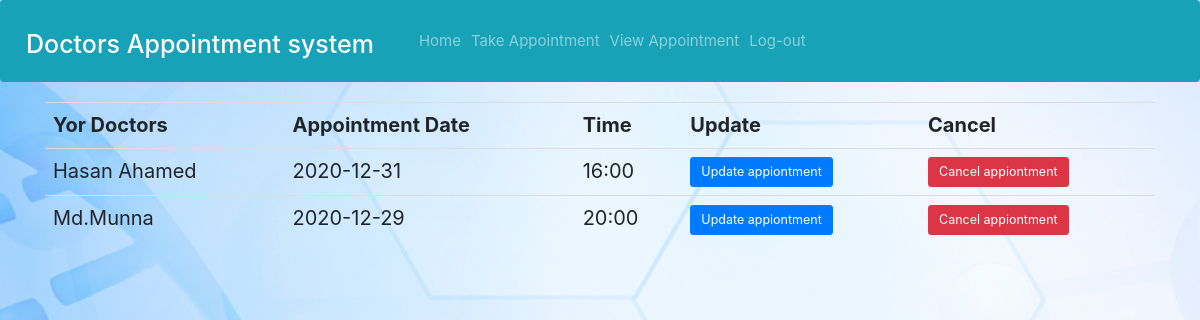
The page /viewappointment.php (signed in) on the database its author committed.
### tables this page shows
CREATE TABLE `appointments` (
  `id` int(50) NOT NULL,
  `patient_name` varchar(250) NOT NULL,
  `doctorname` varchar(250) NOT NULL,
  `date` varchar(250) NOT NULL,
  `time` varchar(250) NOT NULL
);

### viewappointment.php (the view, shortened to what this page needs)
<?php
 require_once("admin/connection.php");
    $patient = $_SESSION['username'];
    include('header.php');
?>
<!DOCTYPE html>
<html lang="en">
<head>
    <link rel="stylesheet" href="https://maxcdn.bootstrapcdn.com/bootstrap/3.4.1/css/bootstrap.min.css">
    <link rel="stylesheet" href="https://stackpath.bootstrapcdn.com/bootstrap/4.4.1/css/bootstrap.min.css">
</head>
<body>
        <div class="container">
            <div class="row" style="font-size:200%; font-variant: bold">
                <div class="col ">
                        <table class="table ">
                            <tr>
                                <th> Yor Doctors </th>
                                <th> Appointment Date </th>
                                <th> Time </th>
                                <th> Update </th>
                                <th> Cancel </th>
                            </tr>
                            <?php
$sql1=" select * from appointments where patient_name =  '$patient';" ;
$result1 = mysqli_query($con,$sql1);
if($result1){
    if(mysqli_num_rows($result1) > 0){
      while($row = mysqli_fetch_array($result1)){
?>
                            <tr>
                                <td><?php echo $row['doctorname'];?></td>
                                <td> <?php echo $row['date'];?> </td>
                                <td> <?php echo $row['time'];?></td>
                                <td>
                                    <button class="btn btn-primary btn-lg" name="appointment_button" > <a href="appointment_edit.php?pass=<?php echo $row['id']; ?> & name=<?php echo $row['doctorname']; ?> " style="color: white; text-decoration:none">Update appiontment</a></button>
                                </td>
                                <td> <button class="btn btn-danger btn-lg"><a href="appointmentcancel.php? ID=<?php echo $row['id'];?>"style="color:white; text-decoration:none" >Cancel appiontment</a></button> </td>
                            </tr>
                            <?php
                                                }
                                        }
                                  }
                                  ?>
                        </table>
                    </div>
                </div>
            </div>
</body>
</html>

### viewappointment.php (style rules this page uses)
body { background-image: url("images/1.jpg"); height: 935px; }

### rows shown on the page
appointments: doctorname "Hasan Ahamed", date "2020-12-31", time "16:00"
appointments: doctorname "Md.Munna", date "2020-12-29", time "20:00"
